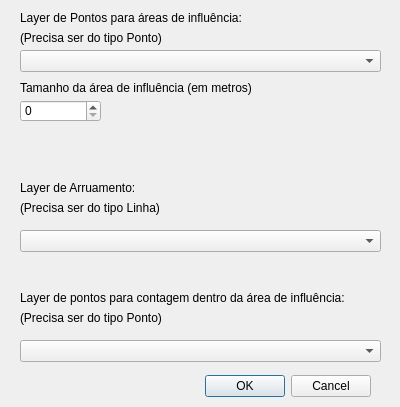
<?xml version="1.0" encoding="UTF-8"?>
<ui version="4.0">
 <class>CortarBufferDialogBase</class>
 <widget class="QDialog" name="CortarBufferDialogBase">
  <property name="geometry">
   <rect>
    <x>0</x>
    <y>0</y>
    <width>400</width>
    <height>407</height>
   </rect>
  </property>
  <property name="windowTitle">
   <string>Cortar Buffer</string>
  </property>
  <widget class="QDialogButtonBox" name="button_box">
   <property name="geometry">
    <rect>
     <x>30</x>
     <y>370</y>
     <width>341</width>
     <height>32</height>
    </rect>
   </property>
   <property name="orientation">
    <enum>Qt::Horizontal</enum>
   </property>
   <property name="standardButtons">
    <set>QDialogButtonBox::Cancel|QDialogButtonBox::Ok</set>
   </property>
  </widget>
  <widget class="QLabel" name="label">
   <property name="geometry">
    <rect>
     <x>20</x>
     <y>10</y>
     <width>361</width>
     <height>16</height>
    </rect>
   </property>
   <property name="text">
    <string>Layer de Pontos para áreas de influência:</string>
   </property>
  </widget>
  <widget class="QLabel" name="label_2">
   <property name="geometry">
    <rect>
     <x>20</x>
     <y>30</y>
     <width>361</width>
     <height>16</height>
    </rect>
   </property>
   <property name="text">
    <string>(Precisa ser do tipo Ponto)</string>
   </property>
  </widget>
  <widget class="QComboBox" name="comboBox_pontos">
   <property name="geometry">
    <rect>
     <x>20</x>
     <y>50</y>
     <width>361</width>
     <height>22</height>
    </rect>
   </property>
  </widget>
  <widget class="QLabel" name="label_3">
   <property name="geometry">
    <rect>
     <x>20</x>
     <y>180</y>
     <width>361</width>
     <height>16</height>
    </rect>
   </property>
   <property name="text">
    <string>Layer de Arruamento:</string>
   </property>
  </widget>
  <widget class="QLabel" name="label_4">
   <property name="geometry">
    <rect>
     <x>20</x>
     <y>200</y>
     <width>361</width>
     <height>16</height>
    </rect>
   </property>
   <property name="text">
    <string>(Precisa ser do tipo Linha)</string>
   </property>
  </widget>
  <widget class="QComboBox" name="comboBox_arruamentos">
   <property name="geometry">
    <rect>
     <x>20</x>
     <y>230</y>
     <width>361</width>
     <height>22</height>
    </rect>
   </property>
  </widget>
  <widget class="QSpinBox" name="spinBoxBuffer">
   <property name="geometry">
    <rect>
     <x>20</x>
     <y>100</y>
     <width>81</width>
     <height>22</height>
    </rect>
   </property>
   <property name="showGroupSeparator" stdset="0">
    <bool>true</bool>
   </property>
   <property name="maximum">
    <number>3000</number>
   </property>
  </widget>
  <widget class="QLabel" name="label_5">
   <property name="geometry">
    <rect>
     <x>20</x>
     <y>80</y>
     <width>361</width>
     <height>16</height>
    </rect>
   </property>
   <property name="text">
    <string>Tamanho da área de influência (em metros)</string>
   </property>
  </widget>
  <widget class="QLabel" name="label_6">
   <property name="geometry">
    <rect>
     <x>20</x>
     <y>290</y>
     <width>361</width>
     <height>16</height>
    </rect>
   </property>
   <property name="text">
    <string>Layer de pontos para contagem dentro da área de influência:</string>
   </property>
  </widget>
  <widget class="QLabel" name="label_7">
   <property name="geometry">
    <rect>
     <x>20</x>
     <y>310</y>
     <width>361</width>
     <height>16</height>
    </rect>
   </property>
   <property name="text">
    <string>(Precisa ser do tipo Ponto)</string>
   </property>
  </widget>
  <widget class="QComboBox" name="comboBox_contagens">
   <property name="geometry">
    <rect>
     <x>20</x>
     <y>340</y>
     <width>361</width>
     <height>22</height>
    </rect>
   </property>
  </widget>
 </widget>
 <resources/>
 <connections>
  <connection>
   <sender>button_box</sender>
   <signal>accepted()</signal>
   <receiver>CortarBufferDialogBase</receiver>
   <slot>accept()</slot>
   <hints>
    <hint type="sourcelabel">
     <x>20</x>
     <y>20</y>
    </hint>
    <hint type="destinationlabel">
     <x>20</x>
     <y>20</y>
    </hint>
   </hints>
  </connection>
  <connection>
   <sender>button_box</sender>
   <signal>rejected()</signal>
   <receiver>CortarBufferDialogBase</receiver>
   <slot>reject()</slot>
   <hints>
    <hint type="sourcelabel">
     <x>20</x>
     <y>20</y>
    </hint>
    <hint type="destinationlabel">
     <x>20</x>
     <y>20</y>
    </hint>
   </hints>
  </connection>
 </connections>
</ui>
